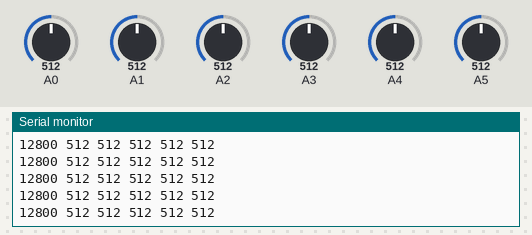
Bench run of a sketch on a simulated Arduino Uno, built with avr-gcc and run on an emulated ATmega328P. On the bench: the last lines printed to the serial monitor. Inputs (shaded band) come from the test bench; at power-on: A0 = 512, A1 = 512, A2 = 512, A3 = 512, A4 = 512, A5 = 512.

Above: at 1.2 s.
1.3 s: A0 set to 42
At 1.31 s:
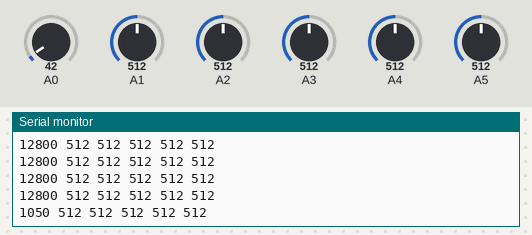
4.3 s: A0 set to 35
At 4.33 s:
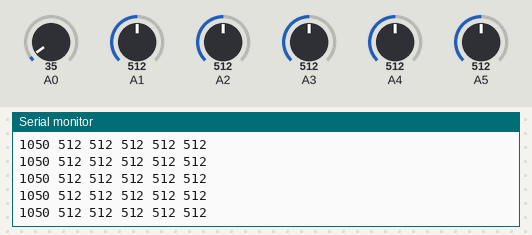
8.8 s: A1 set to 110
At 8.84 s:
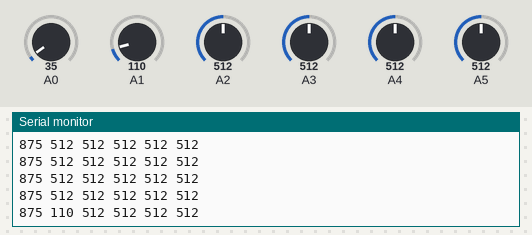
10.3 s: A1 set to 92
At 10.32 s:
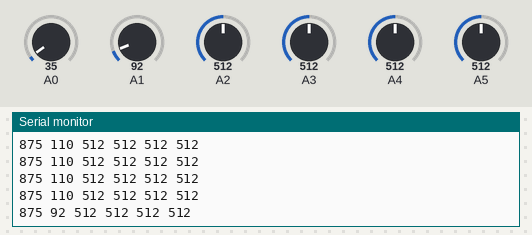
Timing chart, 0 to 13.3 s (numbered marks = the images above; inputs shaded):
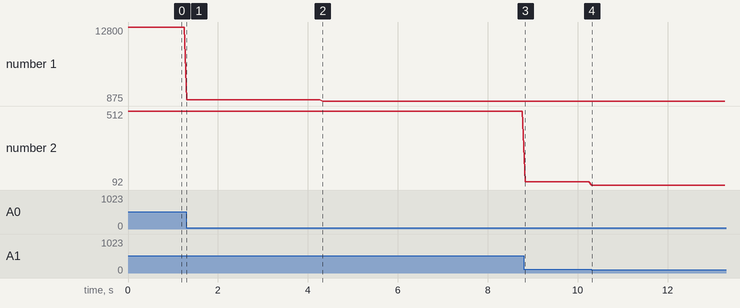

Measured:
- after the input at 1.3 s, the serial monitor: prints a new line at once (image 1)
- after the input at 8.8 s, the serial monitor: prints a new line at once (image 3)
- after the input at 10.3 s, the serial monitor: prints a new line at once (image 4)
- plotted number 1: 12800 → 1050 after the input at 1.3 s, 1050 → 875 after the input at 4.3 s
- plotted number 2: 512 → 110 after the input at 8.8 s, 110 → 92 after the input at 10.3 s

The sketch:

ldrx6.ino
```cpp
void setup(){
  Serial.begin(57600);
}

void loop(){
  int ldr;
  delay(10);
  ldr = analogRead(A0);
  Serial.print(ldr * 25 );
  Serial.print(" ");
  delay(10);
  ldr = analogRead(A1);
  Serial.print(ldr);
  Serial.print(" ");
  delay(10);
  ldr = analogRead(A2);
  Serial.print(ldr);
  Serial.print(" ");
  delay(10);
  ldr = analogRead(A3);
  Serial.print(ldr);
  Serial.print(" ");
  delay(10);
  ldr = analogRead(A4);
  Serial.print(ldr);
  Serial.print(" ");
  delay(10);
  ldr = analogRead(A5);
  Serial.print(ldr);
  Serial.println("");

}
```
